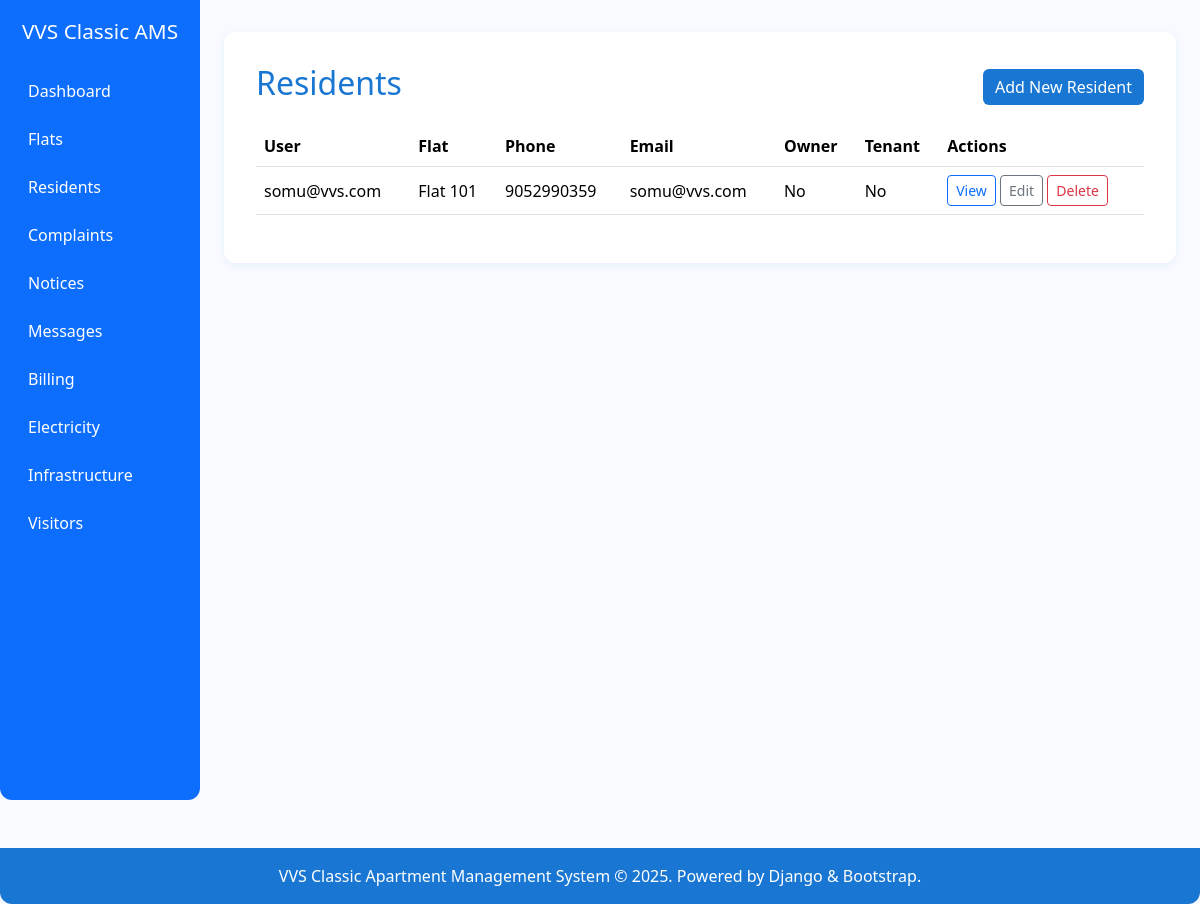
The page /residents/ (signed in) on the database as committed earlier.
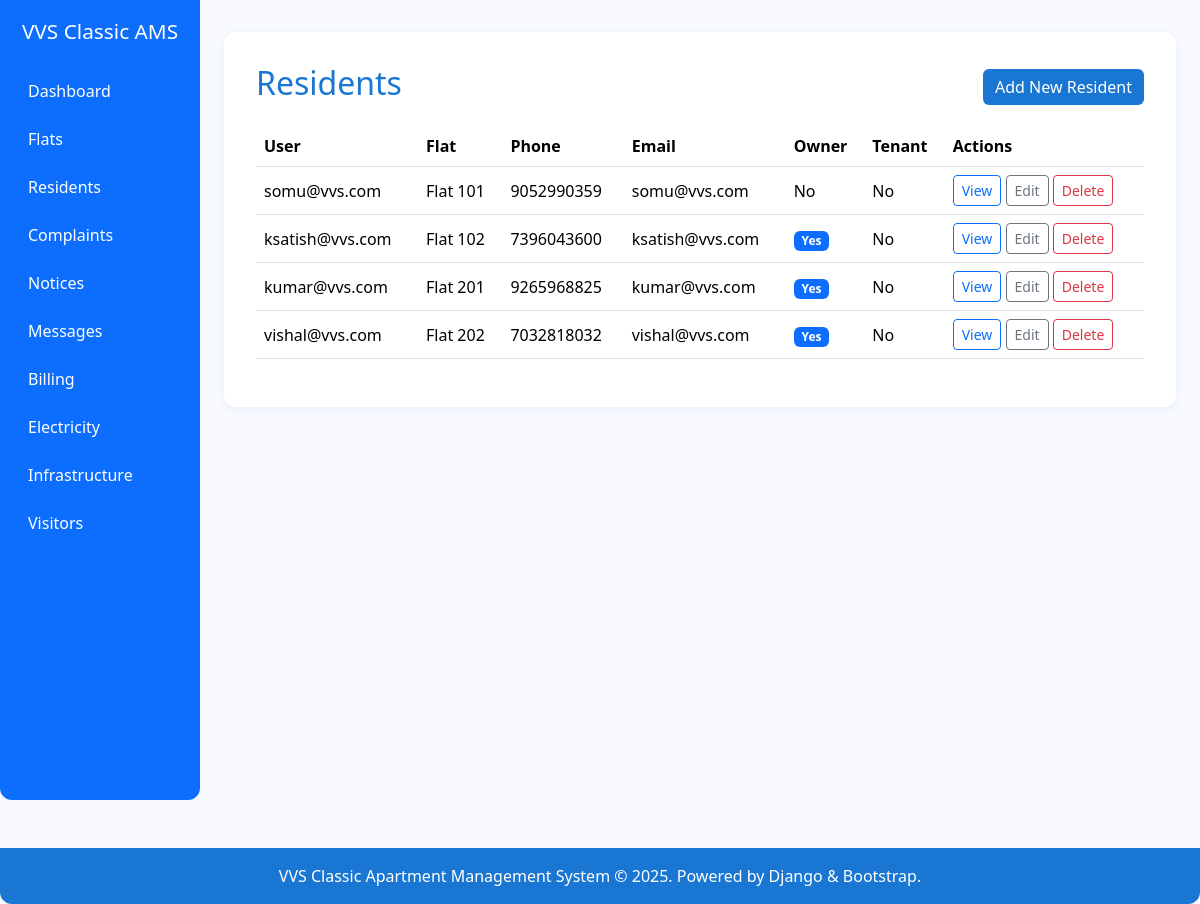
The same page on the database as committed later.
### residents/models.py (models this page shows, shortened)
class ResidentProfile(models.Model):
    user = models.OneToOneField(get_user_model(), on_delete=models.CASCADE, related_name='resident_profile')
    flat = models.ForeignKey(Flat, on_delete=models.CASCADE, related_name='residents')
    phone = models.CharField(max_length=15)
    email = models.EmailField()
    communication_pref = models.CharField(max_length=20, choices=[('email', 'Email'), ('whatsapp', 'WhatsApp')], default='email')
    is_owner = models.BooleanField(default=False)
    is_tenant = models.BooleanField(default=False)
    move_in_date = models.DateField(null=True, blank=True)
    move_out_date = models.DateField(null=True, blank=True)
    created_at = models.DateTimeField(auto_now_add=True)
    updated_at = models.DateTimeField(auto_now=True)

### accounts/models.py (models this page shows)
class User(AbstractUser):
    pass

### flats/models.py (models this page shows)
class Flat(models.Model):
    number = models.CharField(max_length=10, unique=True)
    uds_area = models.DecimalField(max_digits=8, decimal_places=2)
    ownership_type = models.CharField(max_length=20, choices=[('owner', 'Owner'), ('tenant', 'Tenant')])
    owner = models.ForeignKey(get_user_model(), on_delete=models.CASCADE, related_name='owned_flats')
    tenant = models.ForeignKey(get_user_model(), on_delete=models.SET_NULL, null=True, blank=True, related_name='rented_flats')
    is_occupied = models.BooleanField(default=True)
    occupancy_start = models.DateField(null=True, blank=True)
    occupancy_end = models.DateField(null=True, blank=True)
    created_at = models.DateTimeField(auto_now_add=True)
    updated_at = models.DateTimeField(auto_now=True)
    def __str__(self):
        return f"Flat {self.number}"

### residents/views.py (the view)
# urls.py: path('', views.resident_list, name='resident_list'),
@login_required
def resident_list(request):
    residents = ResidentProfile.objects.select_related('user', 'flat').all()
    return render(request, 'residents/resident_list.html', {'residents': residents})

### templates/residents/resident_list.html
{% extends 'base.html' %}
{% block content %}
<div class="d-flex justify-content-between align-items-center mb-3">
    <h2>Residents</h2>
    <a href="{% url 'residents:resident_create' %}" class="btn btn-primary">Add New Resident</a>
</div>
<div class="table-responsive">
    <table class="table table-hover align-middle">
        <thead>
            <tr>
                <th>User</th>
                <th>Flat</th>
                <th>Phone</th>
                <th>Email</th>
                <th>Owner</th>
                <th>Tenant</th>
                <th>Actions</th>
            </tr>
        </thead>
        <tbody>
            {% for resident in residents %}
            <tr>
                <td>{{ resident.user }}</td>
                <td>{{ resident.flat }}</td>
                <td>{{ resident.phone }}</td>
                <td>{{ resident.email }}</td>
                <td>{% if resident.is_owner %}<span class="badge bg-primary">Yes</span>{% else %}No{% endif %}</td>
                <td>{% if resident.is_tenant %}<span class="badge bg-info text-dark">Yes</span>{% else %}No{% endif %}</td>
                <td>
                    <a href="{% url 'residents:resident_detail' resident.pk %}" class="btn btn-sm btn-outline-primary">View</a>
                    <a href="{% url 'residents:resident_update' resident.pk %}" class="btn btn-sm btn-outline-secondary">Edit</a>
                    <a href="{% url 'residents:resident_delete' resident.pk %}" class="btn btn-sm btn-outline-danger">Delete</a>
                </td>
            </tr>
            {% endfor %}
        </tbody>
    </table>
</div>
{% endblock %}

### templates/base.html (shortened to what this page needs)
<!DOCTYPE html>
<html>
<head>
    <link href="https://cdn.jsdelivr.net/npm/bootstrap@5.3.3/dist/css/bootstrap.min.css" rel="stylesheet">
</head>
<body>
    <div class="container-fluid">
        <div class="row">
            <nav class="col-md-2 d-none d-md-block bg-primary sidebar vh-100" style="border-radius: 0 0 12px 12px;">
                <div class="position-sticky pt-3">
                    <a class="navbar-brand d-block text-center mb-4 text-white" href="/" style="font-size:1.3rem;">VVS Classic AMS</a>
                    <ul class="nav flex-column">
                        <li class="nav-item mb-2"><a class="nav-link text-white" href="/dashboard/">Dashboard</a></li>
                        <li class="nav-item mb-2"><a class="nav-link text-white" href="/flats/">Flats</a></li>
                        <li class="nav-item mb-2"><a class="nav-link text-white" href="/residents/">Residents</a></li>
                        <li class="nav-item mb-2"><a class="nav-link text-white" href="/complaints/">Complaints</a></li>
                        <li class="nav-item mb-2"><a class="nav-link text-white" href="/documents/">Notices</a></li>
                        <li class="nav-item mb-2"><a class="nav-link text-white" href="/core/messages/">Messages</a></li>
                        <li class="nav-item mb-2"><a class="nav-link text-white" href="/billing/">Billing</a></li>
                        <li class="nav-item mb-2"><a class="nav-link text-white" href="/electricity/">Electricity</a></li>
                        <li class="nav-item mb-2"><a class="nav-link text-white" href="/infrastructure/">Infrastructure</a></li>
                        <li class="nav-item mb-2"><a class="nav-link text-white" href="/visitors/">Visitors</a></li>
                    </ul>
                </div>
            </nav>
            <main class="col-md-10 ms-sm-auto px-4">
                <div class="container">
                    {% block content %}{% endblock %}
                </div>
            </main>
        </div>
    </div>
    <footer>
        VVS Classic Apartment Management System &copy; {{ now|default:2025 }}. Powered by Django & Bootstrap.
    </footer>
</body>
</html>

### templates/base.html (style rules this page uses)
body { background: #f8faff; color: #1a237e; font-family: 'Segoe UI', 'Roboto', Arial, sans-serif; }
.container { background: #fff; border-radius: 12px; box-shadow: 0 2px 8px rgba(25, 118, 210, 0.08); padding: 2rem; margin-top: 2rem; }
footer { background: #1976d2; color: #fff; text-align: center; padding: 1rem 0; margin-top: 3rem; border-radius: 0 0 12px 12px; }
h2, h1 { color: #1976d2; }
.btn-primary { background: #1976d2; border: none; }
table th { background: #e3f2fd; color: #1976d2; }
table td { vertical-align: middle; }

Rows that differ between the two databases and show on the page:
added ResidentProfile: user "ksatish@vvs.com", flat "Flat 102", phone "7396043600", email "ksatish@vvs.com", is_owner "Yes", is_tenant "No"
added ResidentProfile: user "kumar@vvs.com", flat "Flat 201", phone "9265968825", email "kumar@vvs.com", is_owner "Yes", is_tenant "No"
added ResidentProfile: user "vishal@vvs.com", flat "Flat 202", phone "7032818032", email "vishal@vvs.com", is_owner "Yes", is_tenant "No"
